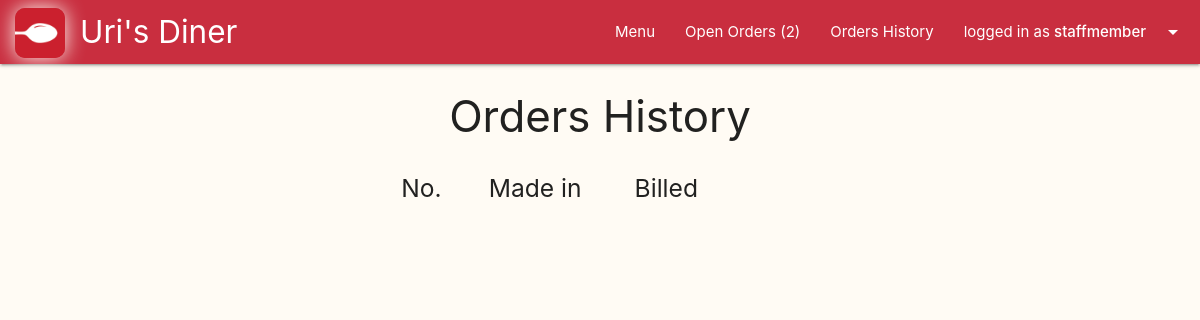
/backoffice/orders/history (signed in), run on an earlier commit of the app's database.
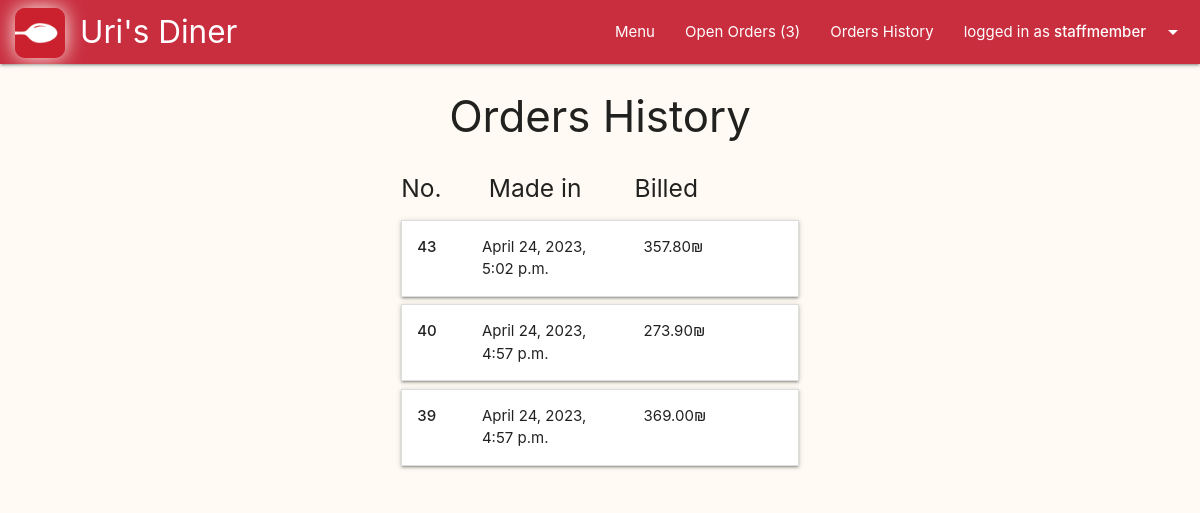
And on a later commit of the database.
### main/models.py (models this page shows, shortened)
class Cart(models.Model):
    user = models.ForeignKey(User, on_delete=models.CASCADE, blank=False)
    @property
    def total_to_pay(self):
        total = sum(item.item_total for item in self.item_set.all())
        return total

class Delivery(models.Model):
    is_delivered = models.BooleanField(default=False)
    address = models.CharField(max_length=200, blank=False)
    comment = models.CharField(max_length=500, blank=True)
    created = models.DateTimeField(auto_now_add=True)
    order = models.OneToOneField(Cart, primary_key=True, on_delete=models.CASCADE)

class Item(models.Model):
    dish = models.ForeignKey(Dish, on_delete=models.CASCADE, blank=False)
    cart = models.ForeignKey(Cart, on_delete=models.CASCADE, blank=False)
    amount = models.IntegerField(blank=False, default=1)
    @property
    def item_total(self):
        total = self.amount * self.dish.price
        return total

class Dish(models.Model):
    name = models.CharField(max_length=50, blank=False)
    price = models.DecimalField(max_digits=5, decimal_places=2, blank=False)
    description = models.CharField(max_length=300, blank=False)
    is_gluten_free = models.BooleanField(default=False)
    is_vegeterian = models.BooleanField(default=False)
    category = models.ForeignKey(Category, on_delete=models.CASCADE, limit_choices_to={'is_deleted':False})
    is_deleted = models.BooleanField(default=False)
    image_Url = models.URLField(null=True, blank=True)
    image_file = models.ImageField(upload_to=dish_image_path, null=True, blank=True)

### backoffice/views.py (the view)
# urls.py: path('orders/history', views.show_orders_history, name="show_orders_history"),
@staff_member_required(login_url='backoffice_login')
def show_orders_history(request):
    orders_list = sorted(Cart.objects.filter(delivery__is_delivered=True), key=lambda order: order.delivery.created, reverse=True)
    return render(request, 'backoffice/orders_history.html', {'orders_list':orders_list})

### main/context_processors.py (called while the page is built)
def site_wide_data(request):
    data = {}
    try:
        data.update({'open_orders_number' : len(Cart.objects.filter(delivery__is_delivered=False))})
    except:
        pass
    try:
        data.update({'my_open_orders_number' : len(Delivery.objects.filter(order__user=request.user).filter(is_delivered=False))})
    except:
        pass
    try:
        data.update({'my_cart_items_number' : len(User.objects.get(id=request.user.id).cart_set.last().item_set.all())})
    except:
        pass
    return data

### backoffice/templates/backoffice/orders_history.html (shortened to what this page needs)
{% extends 'layouts/backoffice.html' %}
{% block backoffice-content %}
<div class="center-align">
  <h3>Orders History</h3>
</div>
<div class="row">
  <div class="col l6 offset-l3">
    <div class="row no-bottom-margin">
      <div class="col l10">
        <div class="row no-bottom-margin">
          <div class="col l3">
            <h5>No.</h5>
          </div>
          <div class="col l5">
            <h5>Made in</h5>
          </div>
          <div class="col">
            <h5>Billed</h5>
          </div>
        </div>
      </div>
    </div>
    {% for order in orders_list %}
    <div class="row valign-wrapper no-bottom-margin">
      <div class="col l12">
        <ul class="collapsible no-bottom-margin">
          <li>
            <div class="collapsible-header not-flex">
              <div class="row no-bottom-margin">
                <div class="col l2">
                  <div><strong>{{order.delivery.order_id}}</strong></div>
                </div>
                <div class="col l5">
                  <div>{{order.delivery.created}}</div>
                </div>
                <div class="col">
                  <div>{{order.total_to_pay}}₪</div>
                </div>
              </div>
            </div>
          </li>
        </ul>
      </div>
    </div>
    {% endfor %}
  </div>
</div>
{% endblock backoffice-content %}

### templates/common/navbar.html (shortened to what this page needs)
{% load static %}
<nav>
  <div class="nav-wrapper">
    <a href="{% url 'main' %}" class="brand-logo" style="left: 80px">
      <img class="logo-icon" src="{% static 'images/icon.webp' %}">
       Uri's Diner
      </a>
    <ul class="right">
      <li><a href="{% url 'menu_all_categories' %}">Menu</a></li>
      {% if request.user.username %}
      {% if request.user.is_staff == True %}
      <li><a href="{% url 'manage_orders' %}">Open Orders
          ({{open_orders_number}})</a></li>
      <li><a href="{% url 'show_orders_history' %}">Orders History</a></li>
      {% endif %}
      <li><a class="dropdown-trigger" href="#!"
          data-target="user-dropdown">logged in as
          <strong>{{request.user.username}}</strong><i
            class="material-icons right">arrow_drop_down</i></a></li>
      {% else %}
      <li><a href="{% url 'user_login' %}">Log In</a></li>
      <li><a href="{% url 'user_signup' %}">Sign up</a></li>
      {% endif %}
    </ul>
  </div>
</nav>

What changed in the data, as far as the page shows it:
added Cart: delivery.order_id "43", delivery.created "April 24, 2023, 5:02 p.m.", total_to_pay "357.80"
now on this page (row unchanged): Cart: delivery.order_id "40", delivery.created "April 24, 2023, 4:57 p.m.", total_to_pay "273.90"
now on this page (row unchanged): Cart: delivery.order_id "39", delivery.created "April 24, 2023, 4:57 p.m.", total_to_pay "369.00"
Also different on the page:
{{ open_orders_number }}: "2" → "3"
